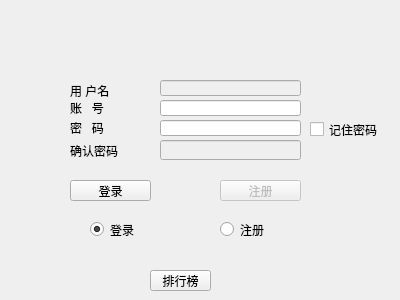
<?xml version="1.0" encoding="UTF-8"?>
<ui version="4.0">
 <class>MainWindow</class>
 <widget class="QMainWindow" name="MainWindow">
  <property name="geometry">
   <rect>
    <x>0</x>
    <y>0</y>
    <width>400</width>
    <height>300</height>
   </rect>
  </property>
  <property name="windowTitle">
   <string>MainWindow</string>
  </property>
  <widget class="QWidget" name="centralwidget">
   <widget class="QPushButton" name="pushButton_2">
    <property name="enabled">
     <bool>false</bool>
    </property>
    <property name="geometry">
     <rect>
      <x>220</x>
      <y>180</y>
      <width>81</width>
      <height>21</height>
     </rect>
    </property>
    <property name="text">
     <string>注册</string>
    </property>
   </widget>
   <widget class="QLabel" name="label_4">
    <property name="geometry">
     <rect>
      <x>70</x>
      <y>140</y>
      <width>61</width>
      <height>21</height>
     </rect>
    </property>
    <property name="text">
     <string>确认密码</string>
    </property>
   </widget>
   <widget class="QLabel" name="label_3">
    <property name="geometry">
     <rect>
      <x>70</x>
      <y>120</y>
      <width>71</width>
      <height>16</height>
     </rect>
    </property>
    <property name="text">
     <string>密   码</string>
    </property>
   </widget>
   <widget class="QLineEdit" name="lineEdit">
    <property name="enabled">
     <bool>false</bool>
    </property>
    <property name="geometry">
     <rect>
      <x>160</x>
      <y>80</y>
      <width>141</width>
      <height>16</height>
     </rect>
    </property>
   </widget>
   <widget class="QLineEdit" name="lineEdit_3">
    <property name="geometry">
     <rect>
      <x>160</x>
      <y>120</y>
      <width>141</width>
      <height>16</height>
     </rect>
    </property>
   </widget>
   <widget class="QLineEdit" name="lineEdit_2">
    <property name="geometry">
     <rect>
      <x>160</x>
      <y>100</y>
      <width>141</width>
      <height>16</height>
     </rect>
    </property>
   </widget>
   <widget class="QLineEdit" name="lineEdit_4">
    <property name="enabled">
     <bool>false</bool>
    </property>
    <property name="geometry">
     <rect>
      <x>160</x>
      <y>140</y>
      <width>141</width>
      <height>20</height>
     </rect>
    </property>
   </widget>
   <widget class="QPushButton" name="pushButton_3">
    <property name="geometry">
     <rect>
      <x>150</x>
      <y>270</y>
      <width>61</width>
      <height>21</height>
     </rect>
    </property>
    <property name="text">
     <string>排行榜</string>
    </property>
   </widget>
   <widget class="QLabel" name="label">
    <property name="geometry">
     <rect>
      <x>70</x>
      <y>80</y>
      <width>51</width>
      <height>21</height>
     </rect>
    </property>
    <property name="text">
     <string>用 户名</string>
    </property>
   </widget>
   <widget class="QPushButton" name="pushButton">
    <property name="geometry">
     <rect>
      <x>70</x>
      <y>180</y>
      <width>81</width>
      <height>21</height>
     </rect>
    </property>
    <property name="text">
     <string>登录</string>
    </property>
   </widget>
   <widget class="QLabel" name="label_2">
    <property name="geometry">
     <rect>
      <x>70</x>
      <y>100</y>
      <width>61</width>
      <height>16</height>
     </rect>
    </property>
    <property name="text">
     <string>账   号</string>
    </property>
   </widget>
   <widget class="QLabel" name="tishi">
    <property name="geometry">
     <rect>
      <x>80</x>
      <y>45</y>
      <width>211</width>
      <height>21</height>
     </rect>
    </property>
    <property name="styleSheet">
     <string notr="true">color: rgb(255, 0, 0);</string>
    </property>
    <property name="text">
     <string/>
    </property>
   </widget>
   <widget class="QRadioButton" name="logon">
    <property name="geometry">
     <rect>
      <x>90</x>
      <y>220</y>
      <width>115</width>
      <height>19</height>
     </rect>
    </property>
    <property name="text">
     <string>登录</string>
    </property>
    <property name="checked">
     <bool>true</bool>
    </property>
   </widget>
   <widget class="QRadioButton" name="login">
    <property name="geometry">
     <rect>
      <x>220</x>
      <y>220</y>
      <width>115</width>
      <height>19</height>
     </rect>
    </property>
    <property name="text">
     <string>注册</string>
    </property>
   </widget>
   <widget class="QCheckBox" name="rempass">
    <property name="geometry">
     <rect>
      <x>310</x>
      <y>120</y>
      <width>91</width>
      <height>19</height>
     </rect>
    </property>
    <property name="text">
     <string>记住密码</string>
    </property>
   </widget>
  </widget>
 </widget>
 <resources/>
 <connections/>
</ui>
